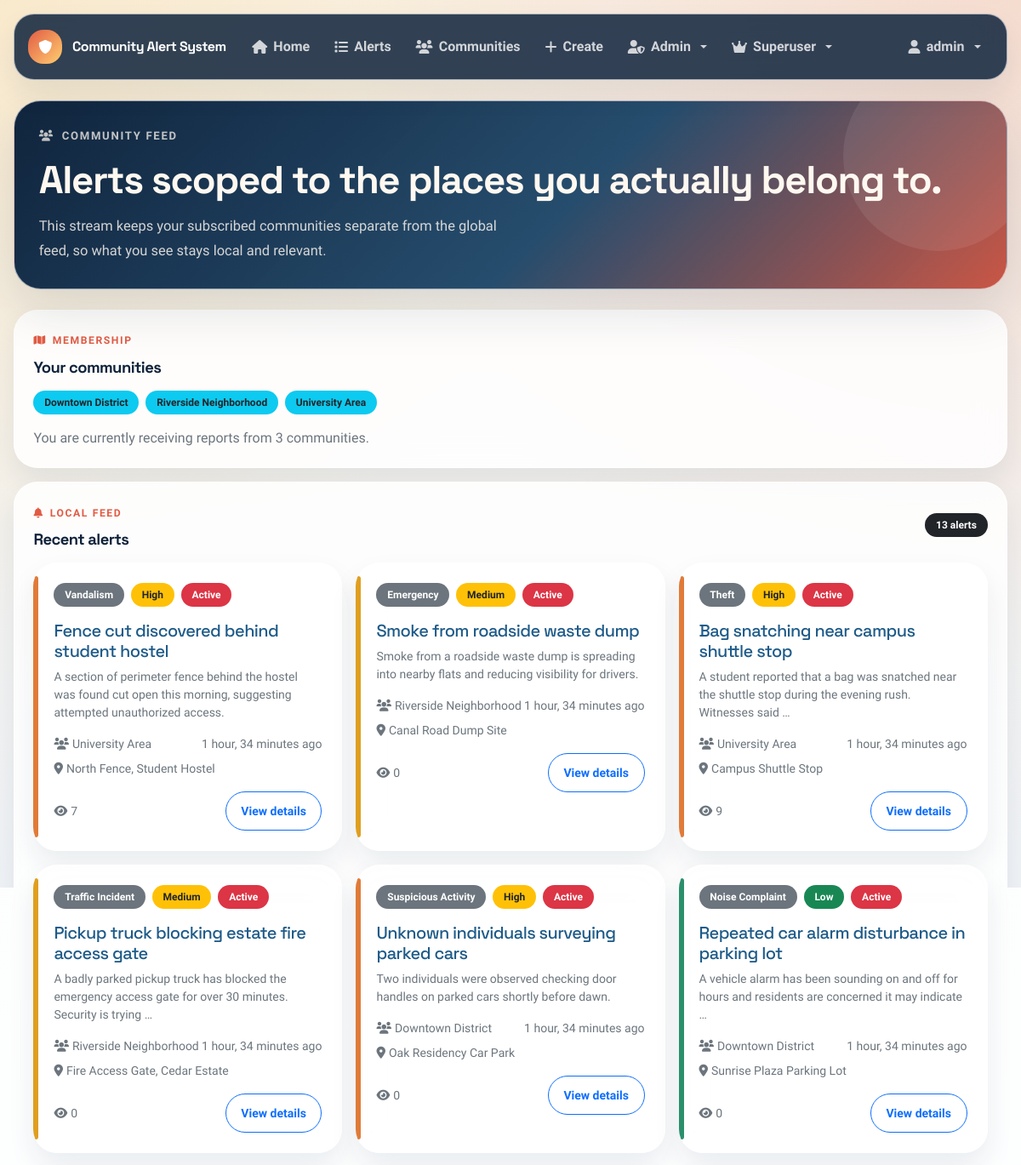
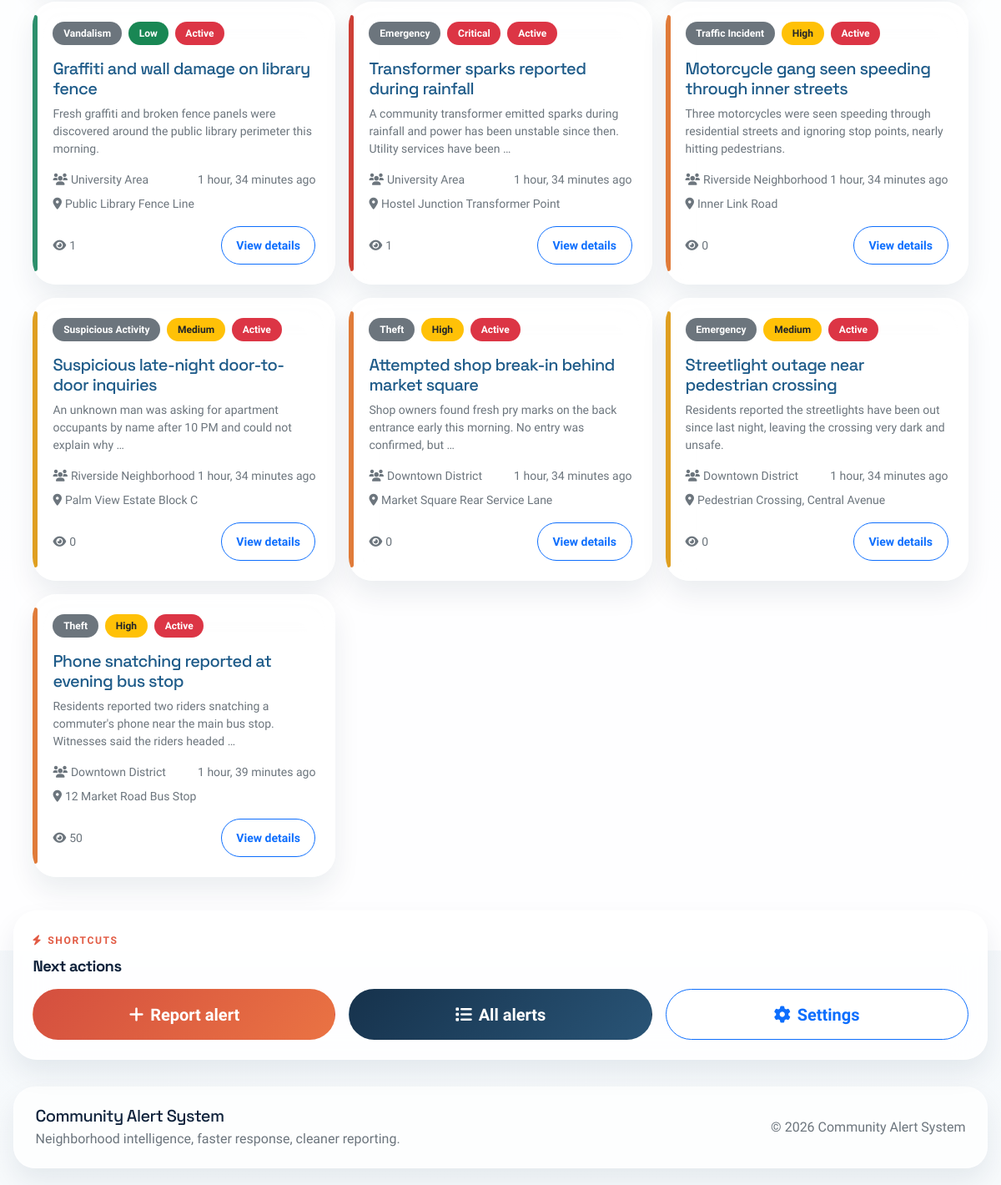
Screenshot of /alerts/my-communities/ (signed in) with the database file from the repository (2 pictures, top to bottom).
### community/models.py (models this page shows, shortened)
class CustomUser(AbstractUser):
    ROLE_CHOICES = [
        ('member', 'Community Member'),
        ('moderator', 'Moderator'),
        ('admin', 'Administrator'),
    ]
    email = models.EmailField(unique=True)
    phone_number = models.CharField(max_length=20, blank=True)
    role = models.CharField(max_length=10, choices=ROLE_CHOICES, default='member')
    communities = models.ManyToManyField(Community, related_name='members', blank=True)
    email_verified = models.BooleanField(default=False)
    email_verification_token = models.CharField(max_length=100, blank=True)
    email_notifications = models.BooleanField(default=True)
    push_notifications = models.BooleanField(default=True)
    created_at = models.DateTimeField(auto_now_add=True)
    updated_at = models.DateTimeField(auto_now=True)
    USERNAME_FIELD = 'email'
    REQUIRED_FIELDS = ['username']

class Community(models.Model):
    id = models.UUIDField(primary_key=True, default=uuid.uuid4, editable=False)
    name = models.CharField(max_length=200, unique=True)
    description = models.TextField(blank=True)
    created_by = models.ForeignKey('CustomUser', on_delete=models.CASCADE, related_name='created_communities')
    created_at = models.DateTimeField(auto_now_add=True)
    is_active = models.BooleanField(default=True)
    class Meta:
        verbose_name_plural = "Communities"
        ordering = ['name']

class Alert(models.Model):
    SEVERITY_CHOICES = [
        ('low', 'Low'),
        ('medium', 'Medium'),
        ('high', 'High'),
        ('critical', 'Critical'),
    ]
    STATUS_CHOICES = [
        ('active', 'Active'),
        ('resolved', 'Resolved'),
        ('false_alarm', 'False Alarm'),
        ('under_review', 'Under Review'),
    ]
    id = models.UUIDField(primary_key=True, default=uuid.uuid4, editable=False)
    title = models.CharField(max_length=200)
    description = models.TextField()
    category = models.ForeignKey(AlertCategory, on_delete=models.CASCADE, related_name='alerts')
    severity = models.CharField(max_length=10, choices=SEVERITY_CHOICES, default='medium')
    status = models.CharField(max_length=15, choices=STATUS_CHOICES, default='active')
    community = models.ForeignKey(Community, on_delete=models.CASCADE, related_name='alerts')
    address = models.CharField(max_length=300, blank=True, help_text="Optional specific address or location description")
    created_by = models.ForeignKey(CustomUser, on_delete=models.CASCADE, related_name='created_alerts')
    updated_by = models.ForeignKey(CustomUser, on_delete=models.CASCADE, related_name='updated_alerts', null=True, blank=True)
    incident_datetime = models.DateTimeField(help_text="When the incident occurred")
    created_at = models.DateTimeField(auto_now_add=True)
    updated_at = models.DateTimeField(auto_now=True)
    resolved_at = models.DateTimeField(null=True, blank=True)
    view_count = models.PositiveIntegerField(default=0)
    upvotes = models.PositiveIntegerField(default=0)
    downvotes = models.PositiveIntegerField(default=0)
    is_public = models.BooleanField(default=True)
    is_verified = models.BooleanField(default=False)  # Verified by moderators
    class Meta:
        ordering = ['-created_at']
        indexes = [
            models.Index(fields=['created_at']),
            models.Index(fields=['severity', 'status']),
            models.Index(fields=['community', 'status']),
        ]

class AlertCategory(models.Model):
    name = models.CharField(max_length=100, unique=True)
    description = models.TextField(blank=True)
    icon = models.CharField(max_length=50, blank=True)  # CSS class or icon name
    color = models.CharField(max_length=7, default='#007bff')  # Hex color
    is_active = models.BooleanField(default=True)
    class Meta:
        verbose_name_plural = "Alert Categories"
        ordering = ['name']

### community/views.py (the view)
# urls.py: path('alerts/my-communities/', views.my_community_alerts, name='my_community_alerts'),
@login_required
def my_community_alerts(request):
    user = request.user
    alerts = Alert.objects.filter(
        community__in=user.communities.all(),
        is_public=True,
        status='active'
    ).select_related('category', 'community', 'created_by').order_by('-created_at')
    user_communities = user.communities.filter(is_active=True)
    context = {
        'alerts': alerts,
        'user_communities': user_communities,
    }
    return render(request, 'community/my_community_alerts.html', context)

### community/context_processors.py (called while the page is built)
def settings_context(request):
    return {
        'settings': {
            'GOOGLE_MAPS_API_KEY': settings.GOOGLE_MAPS_API_KEY,
            'DEFAULT_MAP_CENTER_LAT': settings.DEFAULT_MAP_CENTER_LAT,
            'DEFAULT_MAP_CENTER_LNG': settings.DEFAULT_MAP_CENTER_LNG,
            'DEFAULT_MAP_ZOOM': settings.DEFAULT_MAP_ZOOM,
        },
        'FIREBASE_CONFIG': settings.FIREBASE_CONFIG,
        'VAPID_KEY': settings.VAPID_KEY,
    }

### community/templates/community/my_community_alerts.html (shortened to what this page needs)
{% extends 'base.html' %}
{% block content %}
<section class="page-head">
    <div class="page-kicker"><i class="fas fa-users"></i> Community Feed</div>
    <h1 class="page-title">Alerts scoped to the places you actually belong to.</h1>
    <p class="page-subtitle">This stream keeps your subscribed communities separate from the global feed, so what you see stays local and relevant.</p>
</section>
<div class="stack-md">
    <section class="surface-panel">
        <div class="eyebrow"><i class="fas fa-map"></i> Membership</div>
        <h2 class="section-title">Your communities</h2>
        {% if user_communities %}
        <div class="d-flex flex-wrap gap-2 mb-3">
            {% for community in user_communities %}
            <span class="badge bg-info text-dark">{{ community.name }}</span>
            {% endfor %}
        </div>
        <p class="text-muted mb-0">You are currently receiving reports from {{ user_communities.count }} communit{{ user_communities.count|pluralize:"y,ies" }}.</p>
        {% else %}
        <div class="soft-note">You are not assigned to any communities yet. Update your profile to start receiving targeted alerts.</div>
        {% endif %}
    </section>
    {% if user_communities %}
    <section class="surface-panel">
        <div class="d-flex justify-content-between align-items-center flex-wrap gap-3 mb-3">
            <div>
                <div class="eyebrow"><i class="fas fa-bell"></i> Local Feed</div>
                <h2 class="section-title mb-0">Recent alerts</h2>
            </div>
            <span class="badge bg-dark">{{ alerts.count }} alert{{ alerts.count|pluralize }}</span>
        </div>
        {% if alerts %}
        <div class="row g-3">
            {% for alert in alerts %}
            <div class="col-lg-6 col-xl-4">
                <div class="surface-card list-card alert-card severity-{{ alert.severity }}">
                    <div class="card-body p-4">
                        <div class="d-flex flex-wrap gap-2 mb-3">
                            <span class="badge bg-secondary">{{ alert.category.name }}</span>
                            <span class="badge {% if alert.severity == 'low' %}bg-success{% elif alert.severity == 'medium' %}bg-warning text-dark{% elif alert.severity == 'high' %}bg-warning text-dark{% else %}bg-danger{% endif %}">{{ alert.get_severity_display }}</span>
                            <span class="badge {% if alert.status == 'active' %}bg-danger{% elif alert.status == 'resolved' %}bg-success{% elif alert.status == 'under_review' %}bg-info{% else %}bg-dark{% endif %}">{{ alert.get_status_display }}</span>
                        </div>
                        <h3 class="h5 mb-2"><a href="{% url 'alert_detail' alert.id %}">{{ alert.title }}</a></h3>
                        <p class="text-muted small mb-3">{{ alert.description|truncatewords:18 }}</p>
                        <div class="d-flex justify-content-between align-items-center text-muted small">
                            <span><i class="fas fa-users me-1"></i>{{ alert.community.name }}</span>
                            <span>{{ alert.created_at|timesince }} ago</span>
                        </div>
                        {% if alert.address %}
                        <div class="small text-muted mt-2"><i class="fas fa-map-marker-alt me-1"></i>{{ alert.address|truncatechars:36 }}</div>
                        {% endif %}
                        <div class="d-flex justify-content-between align-items-center mt-3">
                            <small class="text-muted"><i class="fas fa-eye me-1"></i>{{ alert.view_count }}</small>
                            <a href="{% url 'alert_detail' alert.id %}" class="btn btn-outline-primary btn-sm">View details</a>
                        </div>
                    </div>
                </div>
            </div>
            {% endfor %}
        </div>
        {% else %}
        <div class="text-center py-5">
            <i class="fas fa-shield-alt fa-3x text-muted mb-3"></i>
            <h3 class="h4">No recent local alerts</h3>
            <p class="text-muted mb-0">Nothing active has been posted for your communities recently.</p>
        </div>
        {% endif %}
    </section>
    {% endif %}
    <section class="surface-panel">
        <div class="eyebrow"><i class="fas fa-bolt"></i> Shortcuts</div>
        <h2 class="section-title">Next actions</h2>
        <div class="metric-grid">
            <a href="{% url 'create_alert' %}" class="btn btn-danger btn-lg w-100"><i class="fas fa-plus me-2"></i>Report alert</a>
            <a href="{% url 'alert_list' %}" class="btn btn-primary btn-lg w-100"><i class="fas fa-list me-2"></i>All alerts</a>
            <a href="{% url 'user_profile' %}" class="btn btn-outline-primary btn-lg w-100"><i class="fas fa-cog me-2"></i>Settings</a>
        </div>
    </section>
</div>
{% endblock %}

### community/templates/base.html (shortened to what this page needs)
<!DOCTYPE html>
<html lang="en">
<head>
    {% load static %}
    <link href="https://cdn.jsdelivr.net/npm/bootstrap@5.1.3/dist/css/bootstrap.min.css" rel="stylesheet">
    <link rel="stylesheet" href="https://cdnjs.cloudflare.com/ajax/libs/font-awesome/6.0.0/css/all.min.css">
</head>
<body>
    <div class="app-shell">
        <div class="app-nav-wrap">
            <nav class="navbar navbar-expand-lg navbar-dark app-nav">
                <div class="container-fluid px-0">
                    <a class="navbar-brand" href="{% url 'home' %}">
                        <span class="brand-badge"><i class="fas fa-shield-alt"></i></span>
                        <span>Community Alert System</span>
                    </a>
                    <div class="collapse navbar-collapse" id="navbarNav">
                        <ul class="navbar-nav me-auto">
                            <li class="nav-item"><a class="nav-link" href="{% url 'home' %}"><i class="fas fa-house"></i> Home</a></li>
                            <li class="nav-item"><a class="nav-link" href="{% url 'alert_list' %}"><i class="fas fa-list"></i> Alerts</a></li>
                            {% if user.is_authenticated %}
                            <li class="nav-item"><a class="nav-link" href="{% url 'my_community_alerts' %}"><i class="fas fa-users"></i> Communities</a></li>
                            <li class="nav-item"><a class="nav-link" href="{% url 'create_alert' %}"><i class="fas fa-plus"></i> Create</a></li>
                            {% if user.role == 'admin' %}
                            <li class="nav-item dropdown">
                                <a class="nav-link dropdown-toggle" href="#" id="adminDropdown" role="button" data-bs-toggle="dropdown">
                                    <i class="fas fa-user-shield"></i> Admin
                                </a>
                            </li>
                            {% endif %}
                            {% if user.is_superuser %}
                            <li class="nav-item dropdown">
                                <a class="nav-link dropdown-toggle" href="#" id="superuserDropdown" role="button" data-bs-toggle="dropdown">
                                    <i class="fas fa-crown"></i> Superuser
                                </a>
                            </li>
                            {% endif %}
                            {% endif %}
                        </ul>
                        <ul class="navbar-nav">
                            {% if user.is_authenticated %}
                            <li class="nav-item dropdown">
                                <a class="nav-link dropdown-toggle" href="#" id="navbarDropdown" role="button" data-bs-toggle="dropdown">
                                    <i class="fas fa-user"></i> {{ user.username }}
                                </a>
                            </li>
                            {% else %}
                            <li class="nav-item"><a class="nav-link" href="{% url 'login' %}"><i class="fas fa-sign-in-alt"></i> Login</a></li>
                            <li class="nav-item"><a class="nav-link" href="{% url 'register' %}"><i class="fas fa-user-plus"></i> Register</a></li>
                            {% endif %}
                        </ul>
                    </div>
                </div>
            </nav>
        </div>
        <main class="app-main">
            {% block content %}{% endblock %}
        </main>
        <footer class="app-footer">
            <div class="row align-items-center g-3">
                <div class="col-md-6">
                    <h5 class="mb-1">Community Alert System</h5>
                    <p class="mb-0 text-muted">Neighborhood intelligence, faster response, cleaner reporting.</p>
                </div>
                <div class="col-md-6 text-md-end">
                    <p class="mb-0 text-muted">&copy; {% now "Y" %} Community Alert System</p>
                </div>
            </div>
        </footer>
    </div>
</body>
</html>

### rows the page displays
CustomUser: username "admin"
Community: name "Downtown District"
Community: name "Riverside Neighborhood"
Community: name "University Area"
Alert: category.name "Vandalism", severity "High", status "Active", title "Fence cut discovered behind student hostel", description "A section of perimeter fence behind the hostel was found cut open this morning, suggesting attempted unauthorized access.", community.name "University Area", created_at "1 hour, 34 minutes", address "North Fence, Student Hostel", view_count "7"
Alert: category.name "Emergency", severity "Medium", status "Active", title "Smoke from roadside waste dump", description "Smoke from a roadside waste dump is spreading into nearby flats and reducing visibility for drivers.", community.name "Riverside Neighborhood", created_at "1 hour, 34 minutes", address "Canal Road Dump Site", view_count "0"
Alert: category.name "Theft", severity "High", status "Active", title "Bag snatching near campus shuttle stop", description "A student reported that a bag was snatched near the shuttle stop during the evening rush. Witnesses said …", community.name "University Area", created_at "1 hour, 34 minutes", address "Campus Shuttle Stop", view_count "9"
Alert: category.name "Traffic Incident", severity "Medium", status "Active", title "Pickup truck blocking estate fire access gate", description "A badly parked pickup truck has blocked the emergency access gate for over 30 minutes. Security is trying …", community.name "Riverside Neighborhood", created_at "1 hour, 34 minutes", address "Fire Access Gate, Cedar Estate", view_count "0"
Alert: category.name "Suspicious Activity", severity "High", status "Active", title "Unknown individuals surveying parked cars", description "Two individuals were observed checking door handles on parked cars shortly before dawn.", community.name "Downtown District", created_at "1 hour, 34 minutes", address "Oak Residency Car Park", view_count "0"
Alert: category.name "Noise Complaint", severity "Low", status "Active", title "Repeated car alarm disturbance in parking lot", description "A vehicle alarm has been sounding on and off for hours and residents are concerned it may indicate …", community.name "Downtown District", created_at "1 hour, 34 minutes", address "Sunrise Plaza Parking Lot", view_count "0"
Alert: category.name "Vandalism", severity "Low", status "Active", title "Graffiti and wall damage on library fence", description "Fresh graffiti and broken fence panels were discovered around the public library perimeter this morning.", community.name "University Area", created_at "1 hour, 34 minutes", address "Public Library Fence Line", view_count "1"
Alert: category.name "Emergency", severity "Critical", status "Active", title "Transformer sparks reported during rainfall", description "A community transformer emitted sparks during rainfall and power has been unstable since then. Utility services have been …", community.name "University Area", created_at "1 hour, 34 minutes", address "Hostel Junction Transformer Point", view_count "1"
Alert: category.name "Traffic Incident", severity "High", status "Active", title "Motorcycle gang seen speeding through inner streets", description "Three motorcycles were seen speeding through residential streets and ignoring stop points, nearly hitting pedestrians.", community.name "Riverside Neighborhood", created_at "1 hour, 34 minutes", address "Inner Link Road", view_count "0"
Alert: category.name "Suspicious Activity", severity "Medium", status "Active", title "Suspicious late-night door-to-door inquiries", description "An unknown man was asking for apartment occupants by name after 10 PM and could not explain why …", community.name "Riverside Neighborhood", created_at "1 hour, 34 minutes", address "Palm View Estate Block C", view_count "0"
Alert: category.name "Theft", severity "High", status "Active", title "Attempted shop break-in behind market square", description "Shop owners found fresh pry marks on the back entrance early this morning. No entry was confirmed, but …", community.name "Downtown District", created_at "1 hour, 34 minutes", address "Market Square Rear Service Lane", view_count "0"
Alert: category.name "Emergency", severity "Medium", status "Active", title "Streetlight outage near pedestrian crossing", description "Residents reported the streetlights have been out since last night, leaving the crossing very dark and unsafe.", community.name "Downtown District", created_at "1 hour, 34 minutes", address "Pedestrian Crossing, Central Avenue", view_count "0"
Alert: category.name "Theft", severity "High", status "Active", title "Phone snatching reported at evening bus stop", description "Residents reported two riders snatching a commuter's phone near the main bus stop. Witnesses said the riders headed …", community.name "Downtown District", created_at "1 hour, 39 minutes", address "12 Market Road Bus Stop", view_count "50"

### other values shown
{{ user_communities.count }} "3"
{{ alerts.count }} "13"
